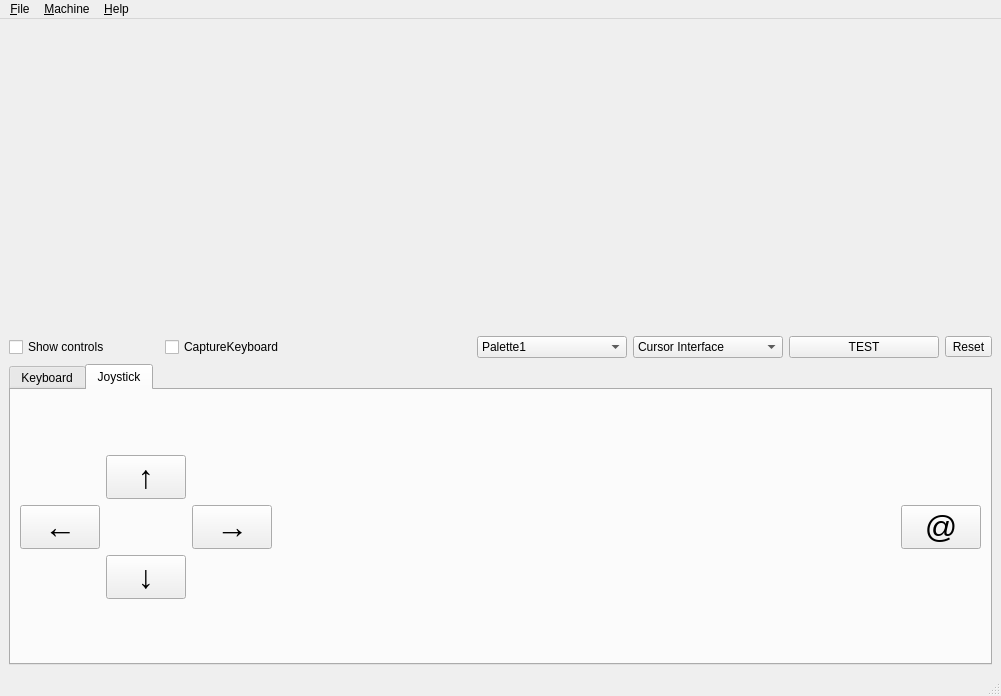
<?xml version="1.0" encoding="UTF-8"?>
<ui version="4.0">
 <class>MainWindow</class>
 <widget class="QMainWindow" name="MainWindow">
  <property name="geometry">
   <rect>
    <x>0</x>
    <y>0</y>
    <width>1001</width>
    <height>696</height>
   </rect>
  </property>
  <property name="windowTitle">
   <string>MainWindow</string>
  </property>
  <widget class="QWidget" name="centralwidget">
   <layout class="QGridLayout" name="gridLayout">
    <item row="5" column="0" colspan="7">
     <widget class="QTabWidget" name="twControls">
      <property name="currentIndex">
       <number>1</number>
      </property>
      <widget class="QWidget" name="tab">
       <attribute name="title">
        <string>Keyboard</string>
       </attribute>
       <layout class="QGridLayout" name="gridLayout_3">
        <item row="0" column="0">
         <widget class="KeyboardWidget" name="keyboard" native="true"/>
        </item>
       </layout>
      </widget>
      <widget class="QWidget" name="tab_2">
       <attribute name="title">
        <string>Joystick</string>
       </attribute>
       <layout class="QGridLayout" name="gridLayout_2">
        <item row="3" column="1">
         <widget class="QPushButton" name="pbDown">
          <property name="font">
           <font>
            <pointsize>24</pointsize>
           </font>
          </property>
          <property name="text">
           <string>↓</string>
          </property>
         </widget>
        </item>
        <item row="4" column="1">
         <spacer name="verticalSpacer_2">
          <property name="orientation">
           <enum>Qt::Vertical</enum>
          </property>
          <property name="sizeHint" stdset="0">
           <size>
            <width>20</width>
            <height>40</height>
           </size>
          </property>
         </spacer>
        </item>
        <item row="1" column="1">
         <widget class="QPushButton" name="pbUp">
          <property name="font">
           <font>
            <pointsize>24</pointsize>
           </font>
          </property>
          <property name="text">
           <string>↑</string>
          </property>
         </widget>
        </item>
        <item row="2" column="4">
         <widget class="QPushButton" name="pbFire">
          <property name="font">
           <font>
            <pointsize>24</pointsize>
           </font>
          </property>
          <property name="text">
           <string>@</string>
          </property>
         </widget>
        </item>
        <item row="2" column="2">
         <widget class="QPushButton" name="pbRight">
          <property name="font">
           <font>
            <pointsize>24</pointsize>
           </font>
          </property>
          <property name="text">
           <string>→</string>
          </property>
         </widget>
        </item>
        <item row="0" column="1">
         <spacer name="verticalSpacer">
          <property name="orientation">
           <enum>Qt::Vertical</enum>
          </property>
          <property name="sizeHint" stdset="0">
           <size>
            <width>20</width>
            <height>40</height>
           </size>
          </property>
         </spacer>
        </item>
        <item row="2" column="0">
         <widget class="QPushButton" name="pbLeft">
          <property name="font">
           <font>
            <pointsize>24</pointsize>
           </font>
          </property>
          <property name="text">
           <string>←</string>
          </property>
         </widget>
        </item>
        <item row="2" column="3">
         <spacer name="horizontalSpacer">
          <property name="orientation">
           <enum>Qt::Horizontal</enum>
          </property>
          <property name="sizeHint" stdset="0">
           <size>
            <width>40</width>
            <height>20</height>
           </size>
          </property>
         </spacer>
        </item>
       </layout>
      </widget>
     </widget>
    </item>
    <item row="0" column="0" colspan="7">
     <widget class="ScreenWidget" name="screen" native="true">
      <property name="sizePolicy">
       <sizepolicy hsizetype="Preferred" vsizetype="Expanding">
        <horstretch>0</horstretch>
        <verstretch>0</verstretch>
       </sizepolicy>
      </property>
     </widget>
    </item>
    <item row="3" column="1">
     <widget class="QCheckBox" name="cbCaptureKeyboard">
      <property name="text">
       <string>CaptureKeyboard</string>
      </property>
     </widget>
    </item>
    <item row="3" column="6">
     <widget class="QToolButton" name="btnReset">
      <property name="text">
       <string>Reset</string>
      </property>
     </widget>
    </item>
    <item row="3" column="0">
     <widget class="QCheckBox" name="cbShowControls">
      <property name="text">
       <string>Show controls</string>
      </property>
     </widget>
    </item>
    <item row="3" column="5">
     <widget class="QPushButton" name="btnTest">
      <property name="text">
       <string>TEST</string>
      </property>
     </widget>
    </item>
    <item row="3" column="4">
     <widget class="QComboBox" name="cbJoystickInterface">
      <item>
       <property name="text">
        <string>Cursor Interface</string>
       </property>
      </item>
      <item>
       <property name="text">
        <string>Kengston Interface</string>
       </property>
      </item>
      <item>
       <property name="text">
        <string>ZXINTERFACE</string>
       </property>
      </item>
     </widget>
    </item>
    <item row="3" column="3">
     <widget class="QComboBox" name="cbPaletteCh">
      <item>
       <property name="text">
        <string>Palette1</string>
       </property>
      </item>
      <item>
       <property name="text">
        <string>Palette2</string>
       </property>
      </item>
     </widget>
    </item>
   </layout>
  </widget>
  <widget class="QStatusBar" name="statusbar"/>
  <widget class="QMenuBar" name="menubar">
   <property name="geometry">
    <rect>
     <x>0</x>
     <y>0</y>
     <width>1001</width>
     <height>20</height>
    </rect>
   </property>
   <widget class="QMenu" name="menu">
    <property name="title">
     <string>&amp;File</string>
    </property>
    <addaction name="actionSave_screensot"/>
    <addaction name="action_Load_screenshot"/>
    <addaction name="actionE_xit"/>
   </widget>
   <widget class="QMenu" name="menuMachine">
    <property name="title">
     <string>&amp;Machine</string>
    </property>
    <addaction name="actionReset"/>
    <addaction name="actionNMI"/>
    <addaction name="separator"/>
    <addaction name="actionSpectrum_48k"/>
    <addaction name="actionSpectrum_128k"/>
   </widget>
   <widget class="QMenu" name="menu_Help">
    <property name="title">
     <string>&amp;Help</string>
    </property>
    <addaction name="actionAbout"/>
   </widget>
   <addaction name="menu"/>
   <addaction name="menuMachine"/>
   <addaction name="menu_Help"/>
  </widget>
  <action name="action_Load_screenshot">
   <property name="text">
    <string>&amp;Load screenshot...</string>
   </property>
  </action>
  <action name="actionE_xit">
   <property name="text">
    <string>E&amp;xit</string>
   </property>
  </action>
  <action name="actionReset">
   <property name="text">
    <string>&amp;Reset</string>
   </property>
  </action>
  <action name="actionNMI">
   <property name="text">
    <string>&amp;NMI</string>
   </property>
  </action>
  <action name="actionAbout">
   <property name="text">
    <string>&amp;About...</string>
   </property>
  </action>
  <action name="actionSpectrum_48k">
   <property name="checkable">
    <bool>true</bool>
   </property>
   <property name="checked">
    <bool>false</bool>
   </property>
   <property name="text">
    <string>Spectrum 48k</string>
   </property>
  </action>
  <action name="actionSpectrum_128k">
   <property name="checkable">
    <bool>true</bool>
   </property>
   <property name="checked">
    <bool>true</bool>
   </property>
   <property name="text">
    <string>Spectrum 128k</string>
   </property>
  </action>
  <action name="actionSave_screensot">
   <property name="text">
    <string>Save screenshot...</string>
   </property>
  </action>
 </widget>
 <customwidgets>
  <customwidget>
   <class>ScreenWidget</class>
   <extends>QWidget</extends>
   <header location="global">screenwidget.h</header>
   <container>1</container>
  </customwidget>
  <customwidget>
   <class>KeyboardWidget</class>
   <extends>QWidget</extends>
   <header location="global">keyboardwidget.h</header>
   <container>1</container>
  </customwidget>
 </customwidgets>
 <resources/>
 <connections/>
</ui>
